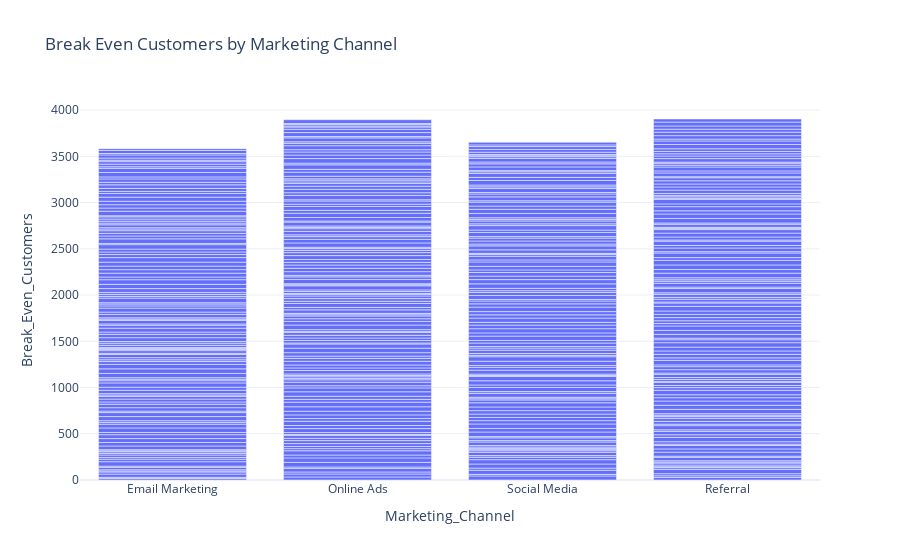

Notebook code cell kept with this figure:
### Code cell
df['Break_Even_Customers'] = df['Marketing_Spend']/df['CAC']

fig = px.bar(df, x='Marketing_Channel', y='Break_Even_Customers', title='Break Even Customers by Marketing Channel')

fig.show()

### Figure 1 — Plotly figure (JSON) as saved in the notebook; plotly's stock layout.template omitted (floating-point values rounded to 4 significant figures; data arrays with more than 128 entries replaced by an {"elided": "..."} marker saying what was removed)
{"data": [{"alignmentgroup": "True", "hovertemplate": "Marketing_Channel=%{x}<br>Break_Even_Customers=%{y}<extra></extra>", "legendgroup": "", "marker": {"color": "#636efa", "pattern": {"shape": ""}}, "name": "", "offsetgroup": "", "orientation": "v", "showlegend": false, "textposition": "auto", "type": "bar", "x": {"elided": "500 str values"}, "xaxis": "x", "y": {"elided": "500 float values"}, "yaxis": "y"}], "layout": {"barmode": "relative", "legend": {"tracegroupgap": 0}, "title": {"text": "Break Even Customers by Marketing Channel"}, "xaxis": {"anchor": "y", "domain": [0, 1], "title": {"text": "Marketing_Channel"}}, "yaxis": {"anchor": "x", "domain": [0, 1], "title": {"text": "Break_Even_Customers"}}}}
